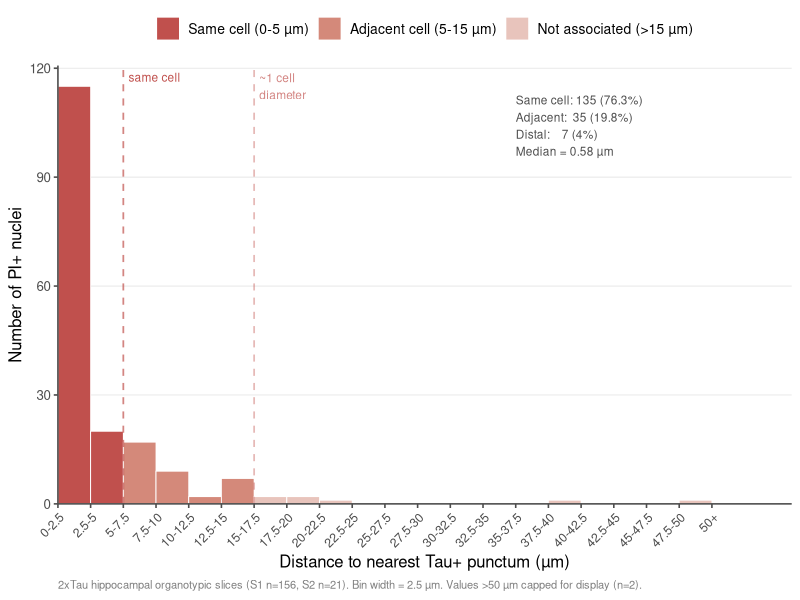
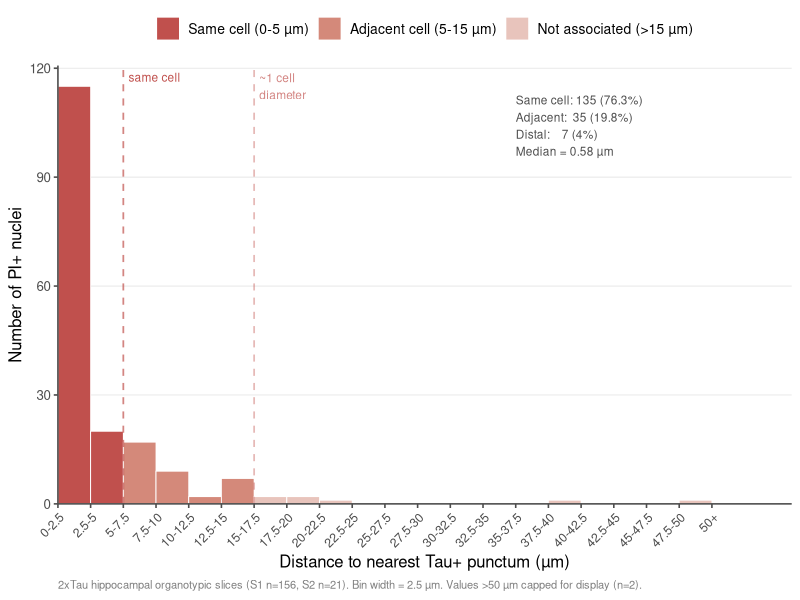
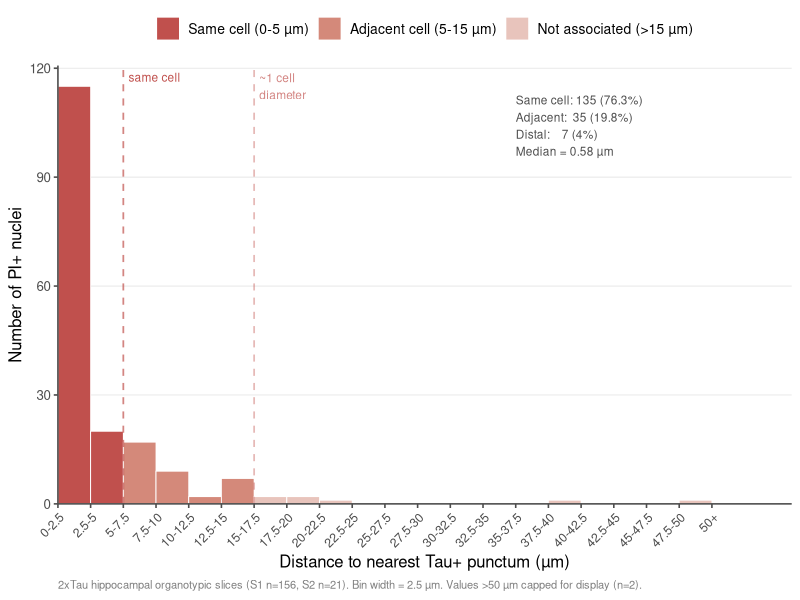

The R source for these figures, in order:
# ============================================================
#  Nearest-Neighbour Distance Analysis
#  PI+ nuclei to Tau+ puncta — 2xTau hippocampal organotypics
#  
#  Output: histogram with distance distribution
# ============================================================

library(ggplot2)

# ============================================================
#  DATA — paste your distances from the Fiji Log here
# ============================================================

s2_distances <- c(
  5.47, 4.76, 6.87, 5.81, 0.49, 3.20, 8.48, 0.68, 4.65,
  10.23, 1.23, 3.68, 5.63, 1.27, 4.38, 5.83, 6.29, 0.23,
  2.72, 22.28, 14.68
)

s1_distances <- c(
  0.27, 4.07, 0.29, 48.61, 38.96, 16.41, 0.46, 0.43, 1.00,
  0.17, 0.49, 0.10, 0.38, 0.37, 0.35, 0.00, 0.37, 0.15,
  1.19, 0.31, 0.14, 13.61, 0.11, 5.65, 7.24, 0.29, 2.85,
  13.26, 5.17, 7.63, 1.38, 0.33, 0.12, 7.17, 13.04, 1.12,
  3.70, 2.55, 0.59, 1.88, 0.17, 0.33, 0.20, 0.32, 5.73,
  5.88, 0.36, 0.38, 0.06, 0.21, 11.11, 0.21, 0.76, 0.50,
  0.21, 0.13, 0.24, 4.67, 0.39, 1.75, 9.08, 0.16, 4.44,
  0.27, 0.14, 0.21, 1.10, 9.84, 0.09, 0.68, 0.29, 0.21,
  0.72, 0.62, 0.60, 1.53, 0.09, 0.34, 0.21, 0.26, 0.34,
  0.16, 3.50, 0.16, 0.20, 0.34, 0.32, 0.23, 5.02, 2.09,
  5.70, 0.21, 13.26, 0.20, 0.21, 0.09, 1.04, 0.24, 0.08,
  0.25, 14.95, 0.37, 0.20, 0.21, 1.46, 18.27, 0.40, 0.36,
  0.46, 4.26, 0.18, 3.06, 0.23, 0.25, 0.58, 9.61, 0.52,
  2.32, 0.23, 0.58, 0.55, 5.67, 0.61, 0.32, 4.44, 1.97,
  0.65, 0.50, 0.20, 0.09, 0.42, 0.30, 3.63, 0.18, 12.87,
  0.17, 3.23, 9.35, 15.37, 0.23, 0.27, 0.18, 17.66, 8.02,
  6.86, 2.43, 4.52, 2.46, 6.37, 8.94, 10.00, 0.24, 0.39,
  0.33, 3.39, 0.22
)

# Combine into one data frame
data <- data.frame(
  dist  = c(s1_distances, s2_distances),
  slice = c(rep("S1", length(s1_distances)), rep("S2", length(s2_distances)))
)

# Label whether within or beyond one cell diameter (~15 um)
cell_diameter <- 15

# Cap outliers for display
data$dist_capped <- pmin(data$dist, 50)

# Three proximity zones
same_cell_threshold     <- 5   # um - directly overlapping/same cell
adjacent_cell_threshold <- 15  # um - within one cell diameter

data$zone <- ifelse(data$dist <= same_cell_threshold,
                    "Same cell (0-5 \u00b5m)",
             ifelse(data$dist <= adjacent_cell_threshold,
                    "Adjacent cell (5-15 \u00b5m)",
                    "Not associated (>15 \u00b5m)"))

data$zone <- factor(data$zone, levels = c(
  "Same cell (0-5 \u00b5m)",
  "Adjacent cell (5-15 \u00b5m)",
  "Not associated (>15 \u00b5m)"
))

zone_cols <- c(
  "Same cell (0-5 \u00b5m)"        = "#c0504d",
  "Adjacent cell (5-15 \u00b5m)"   = "#d4897a",
  "Not associated (>15 \u00b5m)"   = "#e8c4bc"
)

# Summary stats
n_total    <- nrow(data)
n_same     <- sum(data$dist <= same_cell_threshold)
n_adjacent <- sum(data$dist > same_cell_threshold & data$dist <= adjacent_cell_threshold)
n_distal   <- sum(data$dist > adjacent_cell_threshold)
med_dist   <- round(median(data$dist), 2)

# ============================================================
#  PLOT
# ============================================================
p <- ggplot(data, aes(x = dist_capped, fill = zone)) +
  geom_histogram(
    binwidth  = 2.5,
    colour    = "white",
    linewidth = 0.3,
    boundary  = 0
  ) +
  geom_vline(
    xintercept = same_cell_threshold,
    linetype   = "dashed",
    colour     = "#c0504d",
    linewidth  = 0.6,
    alpha      = 0.7
  ) +
  geom_vline(
    xintercept = adjacent_cell_threshold,
    linetype   = "dashed",
    colour     = "#c0504d",
    linewidth  = 0.6,
    alpha      = 0.4
  ) +
  annotate("text",
           x = same_cell_threshold + 0.4, y = Inf,
           label = "same cell", hjust = 0, vjust = 1.8,
           size = 3, colour = "#c0504d") +
  annotate("text",
           x = adjacent_cell_threshold + 0.4, y = Inf,
           label = "~1 cell\ndiameter", hjust = 0, vjust = 1.3,
           size = 3, colour = "#c0504d", alpha = 0.7) +
  annotate("text",
           x = 35, y = Inf,
           label = paste0("Same cell: ", n_same, " (", round(n_same/n_total*100,1), "%)\n",
                          "Adjacent:  ", n_adjacent, " (", round(n_adjacent/n_total*100,1), "%)\n",
                          "Distal:    ", n_distal, " (", round(n_distal/n_total*100,1), "%)\n",
                          "Median = ", med_dist, " \u00b5m"),
           hjust = 0, vjust = 1.5, size = 3, colour = "gray30") +
  scale_fill_manual(values = zone_cols) +
  scale_x_continuous(
    limits = c(0, 55),
    breaks = seq(0, 50, by = 2.5),
    labels = function(x) {
      ifelse(x == 50, paste0(x, "+"), paste0(x, "-", x + 2.5))
    },
    expand = expansion(mult = c(0, 0.02))
  ) +
  scale_y_continuous(
    expand = expansion(mult = c(0, 0.05))
  ) +
  labs(
    x       = "Distance to nearest Tau+ punctum (\u00b5m)",
    y       = "Number of PI+ nuclei",
    fill    = NULL,
    caption = paste0(
      "2xTau hippocampal organotypic slices (S1 n=", length(s1_distances),
      ", S2 n=", length(s2_distances), "). ",
      "Bin width = 2.5 \u00b5m. Values >50 \u00b5m capped for display (n=2)."
    )
  ) +
  theme_classic(base_size = 12) +
  theme(
    legend.position    = "top",
    legend.text        = element_text(size = 10),
    plot.caption       = element_text(size = 8, colour = "gray50", hjust = 0),
    axis.line          = element_line(colour = "gray30"),
    axis.ticks         = element_line(colour = "gray30"),
    axis.text.x        = element_text(angle = 45, hjust = 1, size = 9),
    panel.grid.major.y = element_line(colour = "gray90", linewidth = 0.3)
  )

print(p)

# Save
ggsave("nearest_neighbour_TauPI.pdf", plot = p, width = 7, height = 5)
ggsave("nearest_neighbour_TauPI.png", plot = p, width = 7, height = 5, dpi = 300)
message("Saved: nearest_neighbour_TauPI.pdf and .png")
